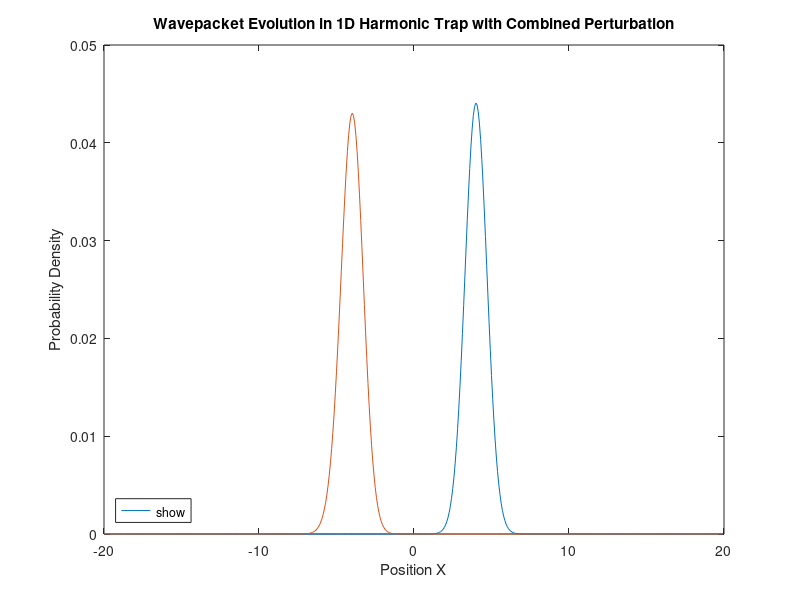

This figure's MATLAB source:
%%%%%%%%%%%%%%%%%%%%%%%%%%%%%%%%%%%%%%%%%%%%%%%%%%%%%%%%%%%%%%%%%%%%%%%%%%%
%   Numerical simulation of the evolution of a wavepacket in a 1D harmonic
%   trap with an added time-dependent potential using fast Fourier transform (FFT) method
%   Potential: V(t) = A * sin(x) * cos(omega * t)
%   Unit of energy: hbar * omega, where hbar is the Planck constant and
%   omega is the frequency of the trap
%   Unit of length: l = sqrt(hbar / (m * omega)), where sqrt(...) is the square
%   root function and m is the mass of the particle
%--------------------------------------------------------------------------
a = -20;                       % Left end point 
b = +20;                       % Right end point 
L = b - a;                     % Width of the space
N = 512;                       % No. of cells
X = a + L * (0:N-1) / N;       % Dimensionless coordinates
P = (2 * pi / L) * [0:N/2-1, -N/2:-1]; % Dimensionless momentum
T = 5 * pi;                    % Time duration of the evolution
M = 10^3;                      % Total No. of steps in the evolution
dt = T / M;                    % Time step
A = 0.1;                         % Amplitude of the time-dependent potential
omega = 5.0;                  % Frequency of the time-dependent potential

%%%%%%%%%%%%%%%%%%%%%%%%%%%%%%%%%%%%%%%%%%%%%%%%%%%%%%%%%%%%%%%%%%%%%%%%%%%
%   Define vectors to store split-step propagators in position and
%   momentum space
%%%%%%%%%%%%%%%%%%%%%%%%%%%%%%%%%%%%%%%%%%%%%%%%%%%%%%%%%%%%%%%%%%%%%%%%%%%
UV_harmonic = exp(-1i * (X.^2 / 2) * dt / 2);    % One-step propagator in position space (harmonic potential)
UT = exp(-1i * (P.^2 / 2) * dt);                 % One-step propagator in momentum space
% note, hbar = 1 in our dimensionless units

%%%%%%%%%%%%%%%%%%%%%%%%%%%%%%%%%%%%%%%%%%%%%%%%%%%%%%%%%%%%%%%%%%%%%%%%%%%
%   Define the initial state
%   As a typical example, we consider the initial state to be a Gaussian
%   wavepacket located at X0
X0 = 4.0;
sigma = 1.0;  % sigma is the width of the initial wavepacket
psiprep = exp(-(X - X0).^2 / (2 * sigma^2));  % Gaussian state
psi = psiprep / sqrt(sum(abs(psiprep).^2));   % Normalized state

plot(X, abs(psi).^2, 'DisplayName', 'Initial State');   % Plotting initial state
hold on

%%%%%%%%%%%%%%%%%%%%%%%%%%%%%%%%%%%%%%%%%%%%%%%%%%%%%%%%%%%%%%%%%%%%%%%%%%%
% Combined Evolution: Harmonic Oscillator Potential and Time-Dependent Perturbation
for m = 1:M
    t = m * dt;  % Current time
    % Update the potential propagator with the time-dependent potential
    V_t = A * sin(X) * cos(omega * t);
    UV_harmonic_t = exp(-1i * V_t * dt / 2); % Time-dependent potential propagator
    
    % Split-step evolution with both harmonic and time-dependent perturbation
    psi_1 = UV_harmonic .* UV_harmonic_t .* psi;  % Apply combined potential part (first half step)
    phi_2 = fft(psi_1);          % Transform to momentum space
    phi_3 = UT .* phi_2;         % Apply kinetic part
    psi_3 = ifft(phi_3);         % Transform back to position space
    psi_4 = UV_harmonic .* UV_harmonic_t .* psi_3;  % Apply combined potential part (second half step)
    
    psi = psi_4;  % Prepare for the next cycle    
end

%%%%%%%%%%%%%%%%%%%%%%%%%%%%%%%%%%%%%%%%%%%%%%%%%%%%%%%%%%%%%%%%%%%%%%%%%%%
% Plotting the final state profile
plot(X, abs(psi).^2, 'DisplayName', 'Combined Perturbation');

xlabel('Position X')
ylabel('Probability Density')
title('Wavepacket Evolution in 1D Harmonic Trap with Combined Perturbation')
legend('show', 'Location', 'southwest')
